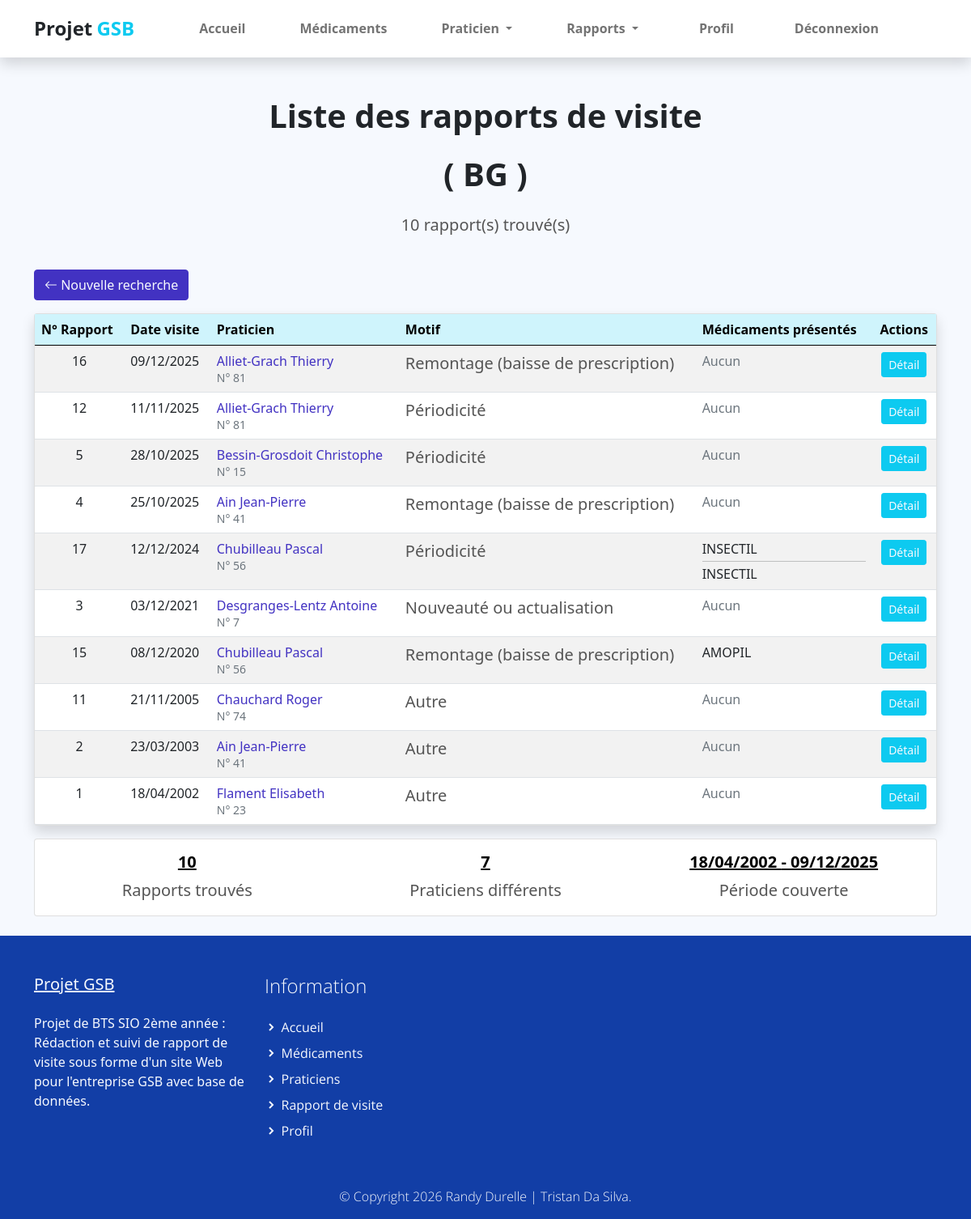
Before: /index.php?uc=consultation&action=mesRapports (signed in) with the older database file.
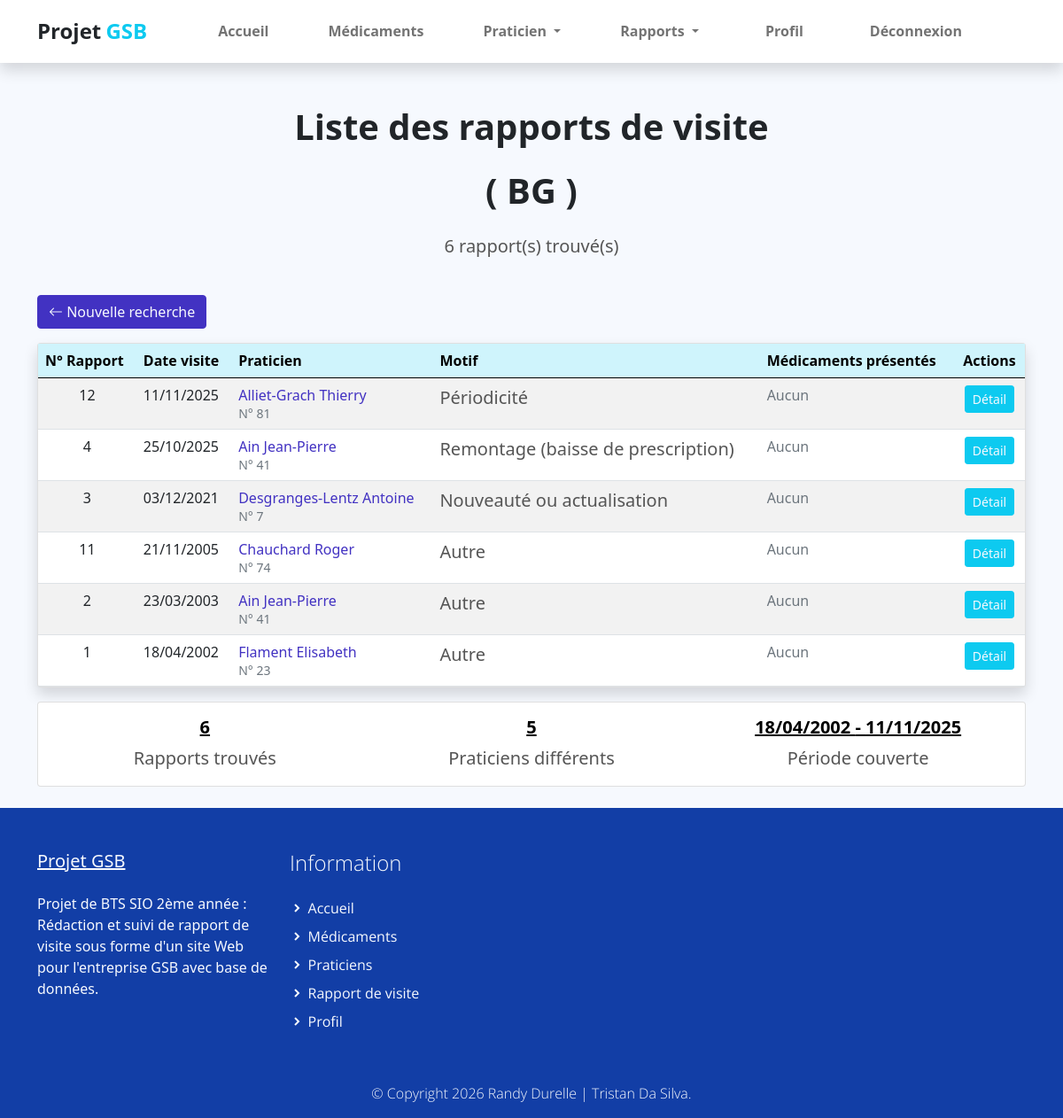
After: the same page with the newer database file.
### tables this page shows
CREATE TABLE IF NOT EXISTS `rapport_visite` (
  `COL_MATRICULE` varchar(10) NOT NULL,
  `RAP_NUM` int(11) NOT NULL,
  `RAP_DATEVISITE` date DEFAULT NULL,
  `RAP_BILAN` varchar(255) DEFAULT NULL,
  `RAP_MOTIF` int(11) DEFAULT NULL,
  `PRA_NUM` int(11) NOT NULL,
  `PRA_NUM_praticien` int(11) DEFAULT NULL,
  `MED_DEPOTLEGAL_1` varchar(10) DEFAULT NULL,
  `MED_DEPOTLEGAL_2` varchar(10) DEFAULT NULL,
  `AUTRE_MOTIF` varchar(50) NOT NULL,
  `ETAT_CODE` int(11) NOT NULL DEFAULT 1,
  PRIMARY KEY (`COL_MATRICULE`,`RAP_NUM`),
  KEY `rapport_visite_praticien2_FK` (`PRA_NUM`),
  KEY `FK_Rapport_Med1_unique` (`MED_DEPOTLEGAL_1`),
  KEY `FK_Rapport_Med2_unique` (`MED_DEPOTLEGAL_2`),
  KEY `FK_Rapport_PraRempl_unique` (`PRA_NUM_praticien`),
  KEY `FK_RAP_MOTIF` (`RAP_MOTIF`),
  KEY `ETAT_CODE` (`ETAT_CODE`)
);

CREATE TABLE IF NOT EXISTS `praticien` (
  `PRA_NUM` int(11) NOT NULL,
  `PRA_PRENOM` varchar(30) DEFAULT NULL,
  `PRA_NOM` varchar(30) DEFAULT NULL,
  `PRA_ADRESSE` varchar(50) DEFAULT NULL,
  `PRA_CP` varchar(5) DEFAULT NULL,
  `PRA_VILLE` varchar(25) DEFAULT NULL,
  `PRA_COEFNOTORIETE` float DEFAULT NULL,
  `TYP_CODE` varchar(3) NOT NULL,
  PRIMARY KEY (`PRA_NUM`),
  KEY `praticien_type_praticien0_FK` (`TYP_CODE`)
);

CREATE TABLE IF NOT EXISTS `motif_visite` (
  `MOT_ID` int(11) NOT NULL AUTO_INCREMENT,
  `MOT_LIBELLE` varchar(100) NOT NULL,
  PRIMARY KEY (`MOT_ID`)
);

### modele/historique.modele.inc.php (called while the page is built, shortened)
<?php
function getRapportsAvecFiltres($matricule, $dateDebut = null, $dateFin = null, $praticien = null, $region = null, $visiteur = null, $secteur = null)
{
    try {
        $monPdo = connexionPDO();
        $req = 'SELECT DISTINCT
                    r.COL_MATRICULE,
                    r.RAP_NUM,
                    r.RAP_DATEVISITE,
                    r.RAP_BILAN,
                    r.AUTRE_MOTIF,
                    p.PRA_NUM,
                    CONCAT(p.PRA_NOM, " ", p.PRA_PRENOM) as praticien_nom,
                    m.MOT_LIBELLE as motif,
                    r.MED_DEPOTLEGAL_1,
                    r.MED_DEPOTLEGAL_2,
                    med1.MED_NOMCOMMERCIAL as med1_nom,
                    med2.MED_NOMCOMMERCIAL as med2_nom,
                    e.ETAT_LIBELLE,
                    CONCAT(c.COL_NOM, " ", c.COL_PRENOM) as visiteur_nom
                FROM rapport_visite r
                INNER JOIN praticien p ON r.PRA_NUM = p.PRA_NUM
                INNER JOIN collaborateur c ON r.COL_MATRICULE = c.COL_MATRICULE
                LEFT JOIN motif_visite m ON r.RAP_MOTIF = m.MOT_ID
                LEFT JOIN medicament med1 ON r.MED_DEPOTLEGAL_1 = med1.MED_DEPOTLEGAL
                LEFT JOIN medicament med2 ON r.MED_DEPOTLEGAL_2 = med2.MED_DEPOTLEGAL
                LEFT JOIN etat e ON r.ETAT_CODE = e.ETAT_CODE
                WHERE r.ETAT_CODE = 2';
        if (!empty($secteur)) {
            $req .= ' AND p.PRA_NUM IN (
                        SELECT p2.PRA_NUM
                        FROM praticien p2
                        JOIN departement d ON CAST(LEFT(p2.PRA_CP, 2) AS UNSIGNED) = d.NoDEPT
                        JOIN region r ON d.REG_CODE = r.REG_CODE
                        WHERE r.SEC_CODE = :secteur
                    )';
        } else {
            $req .= ' AND r.COL_MATRICULE = :matricule';
        }
        $req .= ' ORDER BY r.RAP_DATEVISITE DESC';
        $stmt = $monPdo->prepare($req);
        if (!empty($secteur)) {
            $stmt->bindParam(':secteur', $secteur, PDO::PARAM_STR);
        } elseif (!empty($region)) {
            $stmt->bindParam(':region', $region, PDO::PARAM_STR);
        } else {
            $stmt->bindParam(':matricule', $matricule, PDO::PARAM_STR);
        }
        $stmt->execute();
        $result = $stmt->fetchAll();
        return $result;
    } catch (PDOException $e) {
        print "Erreur !: " . $e->getMessage();
        die();
    }
}
?>

### vues/v_listeRapports.php (the view, shortened to what the changed rows need)
<section class="bg-light">
    <div class="container">
        <div class="structure-hero pt-lg-5 pt-4">
            <h1 class="titre text-center">Liste des rapports de visite</h1>
            <h1 class="titre text-center">(
                <?php
                if ($_SESSION['habilitation'] == 3 && !isset($_REQUEST['region'])) {
                    echo $_SESSION['secteur'];
                } elseif (isset($_REQUEST['region'])) {
                    echo $_REQUEST['region'];
                } else {
                    echo $_SESSION['region'];
                }
                ?> )
            </h1>
            <p class="text text-center">
                <?php echo count($rapports); ?> rapport(s) trouvé(s)
            </p>
        </div>
        <div class="row justify-content-center py-4">
            <div class="col-12">
                <div class="mb-3">
                    <a href="index.php?uc=consultation&action=formulaire" class="btn btn-primary">
                        <i class="bi bi-arrow-left"></i> Nouvelle recherche
                    </a>
                </div>
                <div class="card shadow">
                    <div class="card-body p-0">
                        <div class="table-responsive">
                            <table class="table table-hover table-striped mb-0">
                                <thead class="table-info">
                                    <tr>
                                        <th>N° Rapport</th>
                                        <th>Date visite</th>
                                        <th>Praticien</th>
                                        <th>Motif</th>
                                        <th>Médicaments présentés</th>
                                        <th class="text-center">Actions</th>
                                    </tr>
                                </thead>
                                <tbody>
                                    <?php foreach ($rapports as $rapport): ?>
                                        <tr>
                                            <td class="text-center">
                                                <?php echo $rapport['RAP_NUM']; ?>
                                            </td>
                                            <td>
                                                <?php
                                                echo date('d/m/Y', strtotime($rapport['RAP_DATEVISITE']));
                                                ?>
                                            </td>
                                            <td>
                                                <a href="index.php?uc=praticien&action=afficherpraticien&praticien=<?php echo $rapport['PRA_NUM']; ?>"
                                                    class="text-decoration-none" title="Voir le détail du praticien">
                                                    <?php echo htmlspecialchars($rapport['praticien_nom']); ?>
                                                </a>
                                                <br>
                                                <small class="text-muted">N° <?php echo $rapport['PRA_NUM']; ?></small>
                                            </td>
                                            <td>
                                                <?php
                                                if (!empty($rapport['motif'])) {
                                                    echo '<span class="text">' .
                                                        htmlspecialchars($rapport['motif']) .
                                                        '</span>';
                                                } else {
                                                    echo '<span class="text-muted">Non spécifié</span>';
                                                }
                                                ?>
                                            </td>
                                            <td>
                                                <?php
                                                $medicaments = [];
                                                if (!empty($rapport['MED_DEPOTLEGAL_1'])) {
                                                    $medicaments[] = htmlspecialchars($rapport['med1_nom']);
                                                }
                                                if (!empty($rapport['MED_DEPOTLEGAL_2'])) {
                                                    $medicaments[] = htmlspecialchars($rapport['med2_nom']);
                                                }
                                                if (!empty($medicaments)) {
                                                    echo implode('<hr class="my-1">', $medicaments);
                                                } else {
                                                    echo '<span class="text-muted">Aucun</span>';
                                                }
                                                ?>
                                            </td>
                                            <td class="text-center">
                                                <a href="index.php?uc=consultation&action=detail&num=<?php echo $rapport['RAP_NUM']; ?>&mat=<?php echo $rapport['COL_MATRICULE']; ?>"
                                                    class="btn btn-sm btn-info text-light" title="Voir le détail complet">
                                                    Détail
                                                </a>
                                            </td>
                                        </tr>
                                    <?php endforeach; ?>
                                </tbody>
                            </table>
                        </div>
                    </div>
                </div>
                <div class="card mt-3">
                    <div class="card-body">
                        <div class="row text-center">
                            <div class="col-md-4">
                                <h5 class="carac"><?php echo count($rapports); ?></h5>
                                <small class="text">Rapports trouvés</small>
                            </div>
                            <div class="col-md-4">
                                <h5 class="carac">
                                    <?php
                                    $praticiens_uniques = array_unique(array_column($rapports, 'PRA_NUM'));
                                    echo count($praticiens_uniques);
                                    ?>
                                </h5>
                                <small class="text">Praticiens différents</small>
                            </div>
                            <div class="col-md-4">
                                <h5 class="carac">
                                    <?php
                                    $dates = array_column($rapports, 'RAP_DATEVISITE');
                                    $premiere_date = min($dates);
                                    $derniere_date = max($dates);
                                    echo date('d/m/Y', strtotime($premiere_date)) . ' - ' .
                                        date('d/m/Y', strtotime($derniere_date));
                                    ?>
                                </h5>
                                <small class="text">Période couverte</small>
                            </div>
                        </div>
                    </div>
                </div>
            </div>
        </div>
    </div>
</section>

Changed rows visible on the page:
removed rapport_visite: RAP_NUM "16", RAP_DATEVISITE "09/12/2025", praticien_nom "Alliet-Grach Thierry", PRA_NUM.PRA_NUM "81", RAP_MOTIF.MOT_LIBELLE "Remontage (baisse de prescription)", shows "Aucun"
no longer on this page (row edited): rapport_visite: RAP_NUM "5", RAP_DATEVISITE "28/10/2025", praticien_nom "Bessin-Grosdoit Christophe", PRA_NUM.PRA_NUM "15", RAP_MOTIF.MOT_LIBELLE "Périodicité", shows "Aucun"
removed rapport_visite: RAP_NUM "17", RAP_DATEVISITE "12/12/2024", praticien_nom "Chubilleau Pascal", PRA_NUM.PRA_NUM "56", RAP_MOTIF.MOT_LIBELLE "Périodicité", medicaments "INSECTIL INSECTIL"
removed rapport_visite: RAP_NUM "15", RAP_DATEVISITE "08/12/2020", praticien_nom "Chubilleau Pascal", PRA_NUM.PRA_NUM "56", RAP_MOTIF.MOT_LIBELLE "Remontage (baisse de prescription)", medicaments "AMOPIL"
Other visible differences:
count($rapports): "10" → "6"
count($praticiens_uniques): "7" → "5"
date('d/m/Y', strtotime($derniere_date)): "09/12/2025" → "11/11/2025"
